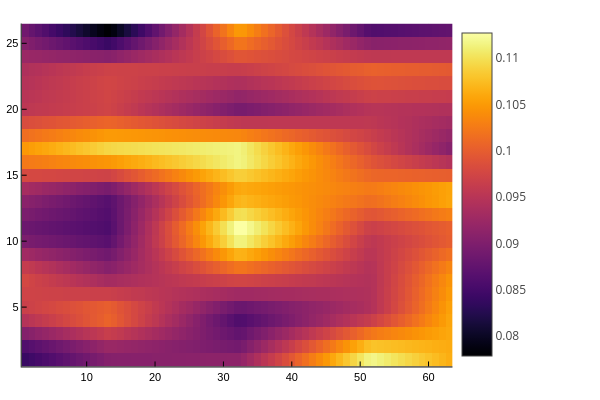

This figure's notebook cell:
### Code cell
heatmap(σ_t_scaled')

### Figure 1 — Plotly figure (JSON) as saved in the notebook; plotly's stock layout.template omitted (floating-point values rounded to 4 significant figures; data arrays with more than 128 entries replaced by an {"elided": "..."} marker saying what was removed)
{"data": [{"colorbar": {"len": 0.9525, "title": "", "x": 0.7541, "y": 0.5139}, "colorscale": {"elided": "256x2 mixed values"}, "name": "y1", "showlegend": false, "showscale": true, "type": "heatmap", "x": [0.5, 1.5, 2.5, 3.5, 4.5, 5.5, 6.5, 7.5, 8.5, 9.5, 10.5, 11.5, 12.5, 13.5, 14.5, 15.5, 16.5, 17.5, 18.5, 19.5, 20.5, 21.5, 22.5, 23.5, 24.5, 25.5, 26.5, 27.5, 28.5, 29.5, 30.5, 31.5, 32.5, 33.5, 34.5, 35.5, 36.5, 37.5, 38.5, 39.5, 40.5, 41.5, 42.5, 43.5, 44.5, 45.5, 46.5, 47.5, 48.5, 49.5, 50.5, 51.5, 52.5, 53.5, 54.5, 55.5, 56.5, 57.5, 58.5, 59.5, 60.5, 61.5, 62.5, 63.5], "xaxis": "x", "y": [0.5, 1.5, 2.5, 3.5, 4.5, 5.5, 6.5, 7.5, 8.5, 9.5, 10.5, 11.5, 12.5, 13.5, 14.5, 15.5, 16.5, 17.5, 18.5, 19.5, 20.5, 21.5, 22.5, 23.5, 24.5, 25.5, 26.5], "yaxis": "y", "z": {"elided": "26x63 float values"}, "zmax": 0.1127, "zmin": 0.07778}], "layout": {"annotations": [], "height": 400, "legend": {"bgcolor": "rgba(255, 255, 255, 1.000)", "bordercolor": "rgba(0, 0, 0, 1.000)", "borderwidth": 1, "font": {"color": "rgba(0, 0, 0, 1.000)", "family": "sans-serif", "size": 11}, "title": {"font": {"color": "rgba(0, 0, 0, 1.000)", "family": "sans-serif", "size": 15}, "text": ""}, "tracegroupgap": 0, "traceorder": "normal", "x": 1, "xanchor": "auto", "y": 1, "yanchor": "auto"}, "margin": {"b": 20, "l": 0, "r": 0, "t": 20}, "paper_bgcolor": "rgba(255, 255, 255, 1.000)", "plot_bgcolor": "rgba(255, 255, 255, 1.000)", "showlegend": true, "width": 600, "xaxis": {"anchor": "y", "domain": [0.03619, 0.7541], "gridcolor": "rgba(0, 0, 0, 0.100)", "gridwidth": 0.5, "linecolor": "rgba(0, 0, 0, 1.000)", "mirror": false, "range": [0.5, 63.5], "showgrid": true, "showline": true, "showticklabels": true, "tickangle": 0, "tickcolor": "rgb(0, 0, 0)", "tickfont": {"color": "rgba(0, 0, 0, 1.000)", "family": "sans-serif", "size": 11}, "tickmode": "array", "ticks": "inside", "ticktext": ["10", "20", "30", "40", "50", "60"], "tickvals": [10, 20, 30, 40, 50, 60], "title": "", "titlefont": {"color": "rgba(0, 0, 0, 1.000)", "family": "sans-serif", "size": 15}, "type": "-", "visible": true, "zeroline": false, "zerolinecolor": "rgba(0, 0, 0, 1.000)"}, "yaxis": {"anchor": "x", "domain": [0.03762, 0.9902], "gridcolor": "rgba(0, 0, 0, 0.100)", "gridwidth": 0.5, "linecolor": "rgba(0, 0, 0, 1.000)", "mirror": false, "range": [0.5, 26.5], "showgrid": true, "showline": true, "showticklabels": true, "tickangle": 0, "tickcolor": "rgb(0, 0, 0)", "tickfont": {"color": "rgba(0, 0, 0, 1.000)", "family": "sans-serif", "size": 11}, "tickmode": "array", "ticks": "inside", "ticktext": ["5", "10", "15", "20", "25"], "tickvals": [5, 10, 15, 20, 25], "title": "", "titlefont": {"color": "rgba(0, 0, 0, 1.000)", "family": "sans-serif", "size": 15}, "type": "-", "visible": true, "zeroline": false, "zerolinecolor": "rgba(0, 0, 0, 1.000)"}}}
